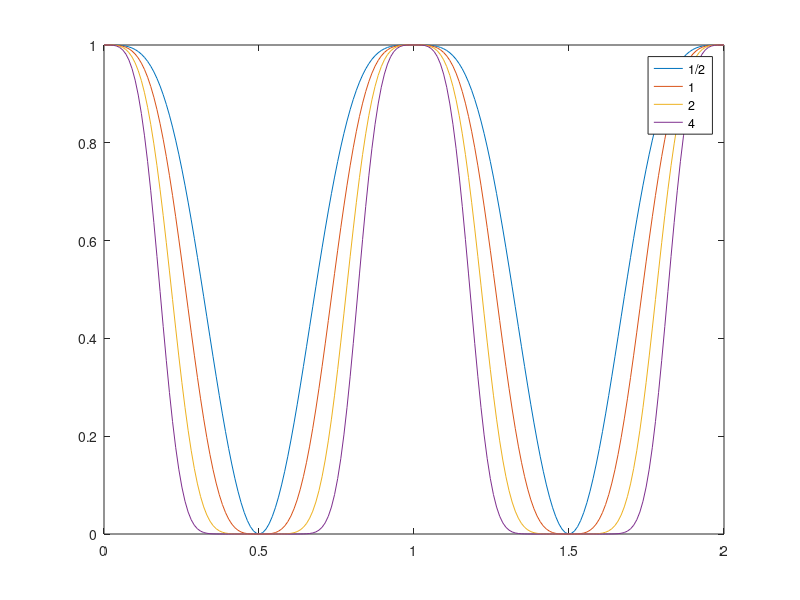

The MATLAB script that drew this image:
function Fig_2e
    Delta = 0;
    c_half_0 = [1; 0];
    c_one_0 = [1; 0; 0];
    c_two_0 = [1; 0; 0; 0; 0];
    c_four_0 = [1; 0; 0; 0; 0; 0; 0; 0; 0];
    function ab = coeff(t,A,phi)
        Omega_0 = A*exp(-1j*phi);
        Omega_R = sqrt(Delta.^2 + abs(Omega_0).^2);
        ab(1) = cos(t*pi/2*Omega_R/(pi)) - 1j * Delta/Omega_R * sin(t*pi/2*Omega_R/(pi));
        ab(2) = 1j * Omega_0/Omega_R * sin(t*pi/2*Omega_R/(pi));
        ab = [ab(1), ab(2)];
    end
    
    function U = propagator_half(t,A,phi)
    ab = coeff(t,A,phi);
    a = ab(1);
    b = ab(2);
    U = [sqrt(1)/1*a, sqrt(1)/1*b;
        -sqrt(1)/1*conj(b), sqrt(1)/1*conj(a)];
    end

    function U = propagator_one(t,A,phi)
    ab = coeff(t,A,phi);
    a = ab(1);
    b = ab(2);
    U = [sqrt(4)/2*a.^2, sqrt(2)/1*a*b, sqrt(4)/2*b.^2;
        -sqrt(2)/1*a*conj(b), sqrt(1)/1*a*conj(a) - sqrt(1)/1*b*conj(b), sqrt(2)/1*conj(a)*b;
        sqrt(4)/2*conj(b).^2, -sqrt(2)/1*conj(a)*conj(b), sqrt(4)/2*conj(a).^2];
    end

    function U = propagator_two(t,A,phi)
    ab = coeff(t,A,phi);
    a = ab(1);
    b = ab(2);
    U = [sqrt(576)/24*a.^4, sqrt(144)/6*a.^3*b, sqrt(96)/4*a.^2*b.^2, sqrt(144)/6*a*b.^3, sqrt(576)/24*b.^4;
        -sqrt(144)/6*a.^3*conj(b), sqrt(36)/6*a.^3*conj(a) - sqrt(36)/2*a.^2*b*conj(b), sqrt(24)/2*a.^2*conj(a)*b - sqrt(24)/2*a*b.^2*conj(b), sqrt(36)/2*a*conj(a)*b.^2 - sqrt(36)/6*b.^3*conj(b), sqrt(144)/6*conj(a)*b.^3;
        sqrt(96)/4*a.^2*conj(b).^2, -sqrt(24)/2*a.^2*conj(a)*conj(b) + sqrt(24)/2*a*b*conj(b).^2, sqrt(16)/4*a.^2*conj(a).^2 - sqrt(16)/1*a*conj(a)*b*conj(b) + sqrt(16)/4*b.^2*conj(b).^2, sqrt(24)/2*a*conj(a).^2*b - sqrt(24)/2*conj(a)*b.^2*conj(b), sqrt(96)/4*conj(a).^2*b.^2;
        -sqrt(144)/6*a*conj(b).^3, sqrt(36)/2*a*conj(a)*conj(b).^2 - sqrt(36)/6*b*conj(b).^3, -sqrt(24)/2*a*conj(a).^2*conj(b) + sqrt(24)/2*conj(a)*b*conj(b).^2, sqrt(36)/6*a*conj(a).^3 - sqrt(36)/2*conj(a).^2*b*conj(b), sqrt(144)/6*conj(a).^3*b;
        sqrt(576)/24*conj(b).^4, -sqrt(144)/6*conj(a)*conj(b).^3, sqrt(96)/4*conj(a).^2*conj(b).^2, -sqrt(144)/6*conj(a).^3*conj(b), sqrt(576)/24*conj(a).^4];
    end

    function U = propagator_four(t,A,phi)
    ab = coeff(t,A,phi);
    a = ab(1);
    b = ab(2);
    U = [sqrt(1625702400)/40320*a.^8, sqrt(203212800)/5040*a.^7*b, sqrt(58060800)/1440*a.^6*b.^2, sqrt(29030400)/720*a.^5*b.^3, sqrt(23224320)/576*a.^4*b.^4, sqrt(29030400)/720*a.^3*b.^5, sqrt(58060800)/1440*a.^2*b.^6, sqrt(203212800)/5040*a*b.^7, sqrt(1625702400)/40320*b.^8;
        -sqrt(203212800)/5040*a.^7*conj(b), sqrt(25401600)/5040*a.^7*conj(a) - sqrt(25401600)/720*a.^6*b*conj(b), sqrt(7257600)/720*a.^6*conj(a)*b - sqrt(7257600)/240*a.^5*b.^2*conj(b), sqrt(3628800)/240*a.^5*conj(a)*b.^2 - sqrt(3628800)/144*a.^4*b.^3*conj(b), sqrt(2903040)/144*a.^4*conj(a)*b.^3 - sqrt(2903040)/144*a.^3*b.^4*conj(b), sqrt(3628800)/144*a.^3*conj(a)*b.^4 - sqrt(3628800)/240*a.^2*b.^5*conj(b), sqrt(7257600)/240*a.^2*conj(a)*b.^5 - sqrt(7257600)/720*a*b.^6*conj(b), sqrt(25401600)/720*a*conj(a)*b.^6 - sqrt(25401600)/5040*b.^7*conj(b), sqrt(203212800)/5040*conj(a)*b.^7;
        sqrt(58060800)/1440*a.^6*conj(b).^2, -sqrt(7257600)/720*a.^6*conj(a)*conj(b) + sqrt(7257600)/240*a.^5*b*conj(b).^2, sqrt(2073600)/1440*a.^6*conj(a).^2 - sqrt(2073600)/120*a.^5*conj(a)*b*conj(b) + sqrt(2073600)/96*a.^4*b.^2*conj(b).^2, sqrt(1036800)/240*a.^5*conj(a).^2*b - sqrt(1036800)/48*a.^4*conj(a)*b.^2*conj(b) + sqrt(1036800)/72*a.^3*b.^3*conj(b).^2, sqrt(829440)/96*a.^4*conj(a).^2*b.^2 - sqrt(829440)/36*a.^3*conj(a)*b.^3*conj(b) + sqrt(829440)/96*a.^2*b.^4*conj(b).^2, sqrt(1036800)/72*a.^3*conj(a).^2*b.^3 - sqrt(1036800)/48*a.^2*conj(a)*b.^4*conj(b) + sqrt(1036800)/240*a*b.^5*conj(b).^2, sqrt(2073600)/96*a.^2*conj(a).^2*b.^4 - sqrt(2073600)/120*a*conj(a)*b.^5*conj(b) + sqrt(2073600)/1440*b.^6*conj(b).^2, sqrt(7257600)/240*a*conj(a).^2*b.^5 - sqrt(7257600)/720*conj(a)*b.^6*conj(b), sqrt(58060800)/1440*conj(a).^2*b.^6;
        -sqrt(29030400)/720*a.^5*conj(b).^3, sqrt(3628800)/240*a.^5*conj(a)*conj(b).^2 - sqrt(3628800)/144*a.^4*b*conj(b).^3, -sqrt(1036800)/240*a.^5*conj(a).^2*conj(b) + sqrt(1036800)/48*a.^4*conj(a)*b*conj(b).^2 - sqrt(1036800)/72*a.^3*b.^2*conj(b).^3, sqrt(518400)/720*a.^5*conj(a).^3 - sqrt(518400)/48*a.^4*conj(a).^2*b*conj(b) + sqrt(518400)/24*a.^3*conj(a)*b.^2*conj(b).^2 - sqrt(518400)/72*a.^2*b.^3*conj(b).^3, sqrt(414720)/144*a.^4*conj(a).^3*b - sqrt(414720)/24*a.^3*conj(a).^2*b.^2*conj(b) + sqrt(414720)/24*a.^2*conj(a)*b.^3*conj(b).^2 - sqrt(414720)/144*a*b.^4*conj(b).^3, sqrt(518400)/72*a.^3*conj(a).^3*b.^2 - sqrt(518400)/24*a.^2*conj(a).^2*b.^3*conj(b) + sqrt(518400)/48*a*conj(a)*b.^4*conj(b).^2 - sqrt(518400)/720*b.^5*conj(b).^3, sqrt(1036800)/72*a.^2*conj(a).^3*b.^3 - sqrt(1036800)/48*a*conj(a).^2*b.^4*conj(b) + sqrt(1036800)/240*conj(a)*b.^5*conj(b).^2, sqrt(3628800)/144*a*conj(a).^3*b.^4 - sqrt(3628800)/240*conj(a).^2*b.^5*conj(b), sqrt(29030400)/720*conj(a).^3*b.^5;
        sqrt(23224320)/576*a.^4*conj(b).^4, -sqrt(2903040)/144*a.^4*conj(a)*conj(b).^3 + sqrt(2903040)/144*a.^3*b*conj(b).^4, sqrt(829440)/96*a.^4*conj(a).^2*conj(b).^2 - sqrt(829440)/36*a.^3*conj(a)*b*conj(b).^3 + sqrt(829440)/96*a.^2*b.^2*conj(b).^4, -sqrt(414720)/144*a.^4*conj(a).^3*conj(b) + sqrt(414720)/24*a.^3*conj(a).^2*b*conj(b).^2 - sqrt(414720)/24*a.^2*conj(a)*b.^2*conj(b).^3 + sqrt(414720)/144*a*b.^3*conj(b).^4, sqrt(331776)/576*a.^4*conj(a).^4 - sqrt(331776)/36*a.^3*conj(a).^3*b*conj(b) + sqrt(331776)/16*a.^2*conj(a).^2*b.^2*conj(b).^2 - sqrt(331776)/36*a*conj(a)*b.^3*conj(b).^3 + sqrt(331776)/576*b.^4*conj(b).^4, sqrt(414720)/144*a.^3*conj(a).^4*b - sqrt(414720)/24*a.^2*conj(a).^3*b.^2*conj(b) + sqrt(414720)/24*a*conj(a).^2*b.^3*conj(b).^2 - sqrt(414720)/144*conj(a)*b.^4*conj(b).^3, sqrt(829440)/96*a.^2*conj(a).^4*b.^2 - sqrt(829440)/36*a*conj(a).^3*b.^3*conj(b) + sqrt(829440)/96*conj(a).^2*b.^4*conj(b).^2, sqrt(2903040)/144*a*conj(a).^4*b.^3 - sqrt(2903040)/144*conj(a).^3*b.^4*conj(b), sqrt(23224320)/576*conj(a).^4*b.^4;
        -sqrt(29030400)/720*a.^3*conj(b).^5, sqrt(3628800)/144*a.^3*conj(a)*conj(b).^4 - sqrt(3628800)/240*a.^2*b*conj(b).^5, -sqrt(1036800)/72*a.^3*conj(a).^2*conj(b).^3 + sqrt(1036800)/48*a.^2*conj(a)*b*conj(b).^4 - sqrt(1036800)/240*a*b.^2*conj(b).^5, sqrt(518400)/72*a.^3*conj(a).^3*conj(b).^2 - sqrt(518400)/24*a.^2*conj(a).^2*b*conj(b).^3 + sqrt(518400)/48*a*conj(a)*b.^2*conj(b).^4 - sqrt(518400)/720*b.^3*conj(b).^5, -sqrt(414720)/144*a.^3*conj(a).^4*conj(b) + sqrt(414720)/24*a.^2*conj(a).^3*b*conj(b).^2 - sqrt(414720)/24*a*conj(a).^2*b.^2*conj(b).^3 + sqrt(414720)/144*conj(a)*b.^3*conj(b).^4, sqrt(518400)/720*a.^3*conj(a).^5 - sqrt(518400)/48*a.^2*conj(a).^4*b*conj(b) + sqrt(518400)/24*a*conj(a).^3*b.^2*conj(b).^2 - sqrt(518400)/72*conj(a).^2*b.^3*conj(b).^3, sqrt(1036800)/240*a.^2*conj(a).^5*b - sqrt(1036800)/48*a*conj(a).^4*b.^2*conj(b) + sqrt(1036800)/72*conj(a).^3*b.^3*conj(b).^2, sqrt(3628800)/240*a*conj(a).^5*b.^2 - sqrt(3628800)/144*conj(a).^4*b.^3*conj(b), sqrt(29030400)/720*conj(a).^5*b.^3;
        sqrt(58060800)/1440*a.^2*conj(b).^6, -sqrt(7257600)/240*a.^2*conj(a)*conj(b).^5 + sqrt(7257600)/720*a*b*conj(b).^6, sqrt(2073600)/96*a.^2*conj(a).^2*conj(b).^4 - sqrt(2073600)/120*a*conj(a)*b*conj(b).^5 + sqrt(2073600)/1440*b.^2*conj(b).^6, -sqrt(1036800)/72*a.^2*conj(a).^3*conj(b).^3 + sqrt(1036800)/48*a*conj(a).^2*b*conj(b).^4 - sqrt(1036800)/240*conj(a)*b.^2*conj(b).^5, sqrt(829440)/96*a.^2*conj(a).^4*conj(b).^2 - sqrt(829440)/36*a*conj(a).^3*b*conj(b).^3 + sqrt(829440)/96*conj(a).^2*b.^2*conj(b).^4, -sqrt(1036800)/240*a.^2*conj(a).^5*conj(b) + sqrt(1036800)/48*a*conj(a).^4*b*conj(b).^2 - sqrt(1036800)/72*conj(a).^3*b.^2*conj(b).^3, sqrt(2073600)/1440*a.^2*conj(a).^6 - sqrt(2073600)/120*a*conj(a).^5*b*conj(b) + sqrt(2073600)/96*conj(a).^4*b.^2*conj(b).^2, sqrt(7257600)/720*a*conj(a).^6*b - sqrt(7257600)/240*conj(a).^5*b.^2*conj(b), sqrt(58060800)/1440*conj(a).^6*b.^2;
        -sqrt(203212800)/5040*a*conj(b).^7, sqrt(25401600)/720*a*conj(a)*conj(b).^6 - sqrt(25401600)/5040*b*conj(b).^7, -sqrt(7257600)/240*a*conj(a).^2*conj(b).^5 + sqrt(7257600)/720*conj(a)*b*conj(b).^6, sqrt(3628800)/144*a*conj(a).^3*conj(b).^4 - sqrt(3628800)/240*conj(a).^2*b*conj(b).^5, -sqrt(2903040)/144*a*conj(a).^4*conj(b).^3 + sqrt(2903040)/144*conj(a).^3*b*conj(b).^4, sqrt(3628800)/240*a*conj(a).^5*conj(b).^2 - sqrt(3628800)/144*conj(a).^4*b*conj(b).^3, -sqrt(7257600)/720*a*conj(a).^6*conj(b) + sqrt(7257600)/240*conj(a).^5*b*conj(b).^2, sqrt(25401600)/5040*a*conj(a).^7 - sqrt(25401600)/720*conj(a).^6*b*conj(b), sqrt(203212800)/5040*conj(a).^7*b;
        sqrt(1625702400)/40320*conj(b).^8, -sqrt(203212800)/5040*conj(a)*conj(b).^7, sqrt(58060800)/1440*conj(a).^2*conj(b).^6, -sqrt(29030400)/720*conj(a).^3*conj(b).^5, sqrt(23224320)/576*conj(a).^4*conj(b).^4, -sqrt(29030400)/720*conj(a).^5*conj(b).^3, sqrt(58060800)/1440*conj(a).^6*conj(b).^2, -sqrt(203212800)/5040*conj(a).^7*conj(b), sqrt(1625702400)/40320*conj(a).^8];

    end
    
    function c = propagation_half(delta,t)
        if t <=1 
            c = propagator_half(t,pi/2+delta,0)*c_half_0;
        elseif t<=2
            c = propagator_half(t-1,pi+2*delta,pi/2)*propagator_half(1,pi/2+delta,0)*c_half_0;
        else
            c= propagator_half(t-2,pi/2+delta,0)*propagator_half(1,pi+2*delta,pi/2)*propagator_half(1,pi/2+delta,0)*c_half_0;
        end
    end

    function c = propagation_one(delta,t)
        if t <=1 
            c = propagator_one(t,pi/2+delta,0)*c_one_0;
        elseif t<=2
            c = propagator_one(t-1,pi+2*delta,pi/2)*propagator_one(1,pi/2+delta,0)*c_one_0;
        else
            c= propagator_one(t-2,pi/2+delta,0)*propagator_one(1,pi+2*delta,pi/2)*propagator_one(1,pi/2+delta,0)*c_one_0;
        end
    end

    function c = propagation_two(delta,t)
        if t <=1 
            c = propagator_two(t,pi/2+delta,0)*c_two_0;
        elseif t<=2
            c = propagator_two(t-1,pi+2*delta,pi/2)*propagator_two(1,pi/2+delta,0)*c_two_0;
        else
            c= propagator_two(t-2,pi/2+delta,0)*propagator_two(1,pi+2*delta,pi/2)*propagator_two(1,pi/2+delta,0)*c_two_0;
        end
    end

    function c = propagation_four(delta,t)
        if t <=1 
            c = propagator_four(t,pi/2+delta,0)*c_four_0;
        elseif t<=2
            c = propagator_four(t-1,pi+2*delta,pi/2)*propagator_four(1,pi/2+delta,0)*c_four_0;
        else
            c= propagator_four(t-2,pi/2+delta,0)*propagator_four(1,pi+2*delta,pi/2)*propagator_four(1,pi/2+delta,0)*c_four_0;
        end
    end

    c_half = [];
    c_one = [];
    c_two = [];
    c_four = [];
    delta_vals = linspace(0,2,200);
    for delta = delta_vals
        c_half = [c_half propagation_half(-delta*pi,3)];
        c_one = [c_one propagation_one(-delta*pi,3)];
        c_two = [c_two propagation_two(-delta*pi,3)];
        c_four = [c_four propagation_four(-delta*pi,3)];
    end
    plot(delta_vals, (abs(c_half(2,:))).^2, '-', ...
         delta_vals, (abs(c_one(3,:))).^2, '-', ...
         delta_vals, (abs(c_two(5,:))).^2, '-', ...
         delta_vals, (abs(c_four(9,:))).^2, '-');
    ylim([0, 1]);
    legend('1/2', '1', '2', '4')
end